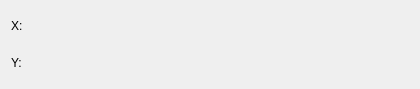
<?xml version="1.0" encoding="UTF-8"?>
<ui version="4.0">
 <class>FitGradient_UnweightedConfig</class>
 <widget class="QWidget" name="FitGradient_UnweightedConfig">
  <property name="geometry">
   <rect>
    <x>0</x>
    <y>0</y>
    <width>420</width>
    <height>89</height>
   </rect>
  </property>
  <property name="minimumSize">
   <size>
    <width>400</width>
    <height>0</height>
   </size>
  </property>
  <layout class="QVBoxLayout" name="verticalLayout">
   <item>
    <layout class="QHBoxLayout" name="horizontalLayout_2">
     <item>
      <widget class="QLabel" name="label_4">
       <property name="sizePolicy">
        <sizepolicy hsizetype="Fixed" vsizetype="Fixed">
         <horstretch>0</horstretch>
         <verstretch>0</verstretch>
        </sizepolicy>
       </property>
       <property name="text">
        <string comment="The X (horizontal) axis of a plot">X:</string>
       </property>
       <property name="wordWrap">
        <bool>false</bool>
       </property>
      </widget>
     </item>
     <item>
      <widget class="Kst::VectorSelector" name="_vectorX" native="true">
       <property name="sizePolicy">
        <sizepolicy hsizetype="Expanding" vsizetype="Preferred">
         <horstretch>0</horstretch>
         <verstretch>0</verstretch>
        </sizepolicy>
       </property>
      </widget>
     </item>
    </layout>
   </item>
   <item>
    <layout class="QHBoxLayout" name="horizontalLayout">
     <item>
      <widget class="QLabel" name="label_3">
       <property name="sizePolicy">
        <sizepolicy hsizetype="Fixed" vsizetype="Fixed">
         <horstretch>0</horstretch>
         <verstretch>0</verstretch>
        </sizepolicy>
       </property>
       <property name="text">
        <string comment="The Y (vertical) axis of a plot">Y:</string>
       </property>
       <property name="wordWrap">
        <bool>false</bool>
       </property>
      </widget>
     </item>
     <item>
      <widget class="Kst::VectorSelector" name="_vectorY" native="true">
       <property name="sizePolicy">
        <sizepolicy hsizetype="Expanding" vsizetype="Preferred">
         <horstretch>0</horstretch>
         <verstretch>0</verstretch>
        </sizepolicy>
       </property>
      </widget>
     </item>
    </layout>
   </item>
  </layout>
 </widget>
 <layoutdefault spacing="6" margin="11"/>
 <customwidgets>
  <customwidget>
   <class>Kst::VectorSelector</class>
   <extends>QWidget</extends>
   <header>vectorselector.h</header>
  </customwidget>
 </customwidgets>
 <resources/>
 <connections/>
</ui>
